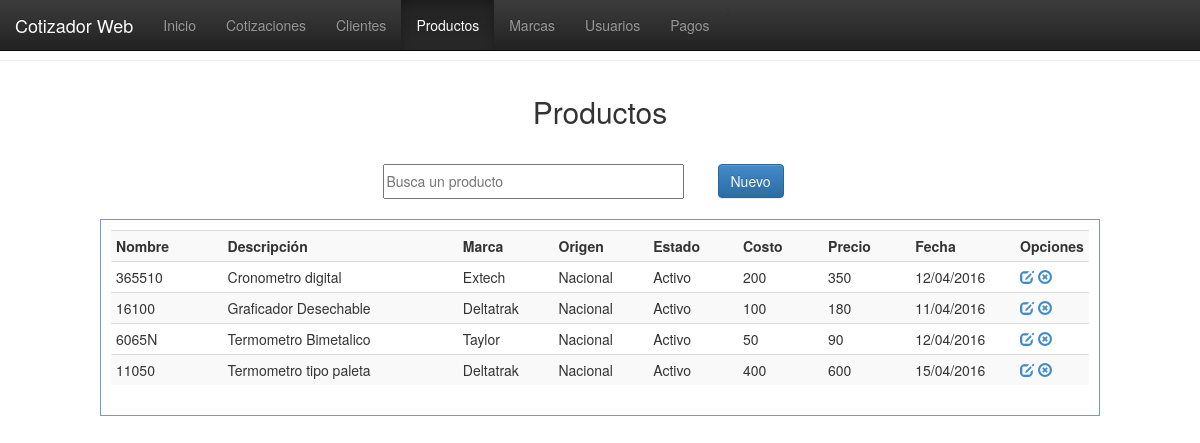
Page /vistas/productos.php on the earlier database version.
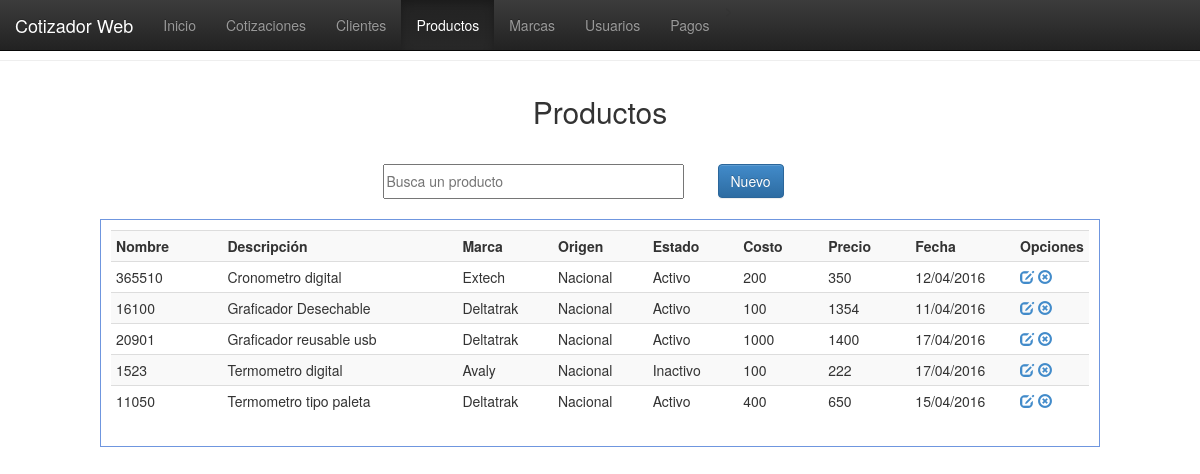
Same page on the later database version.
### tables this page shows
CREATE TABLE `productos` (
  `id_prod` int(11) NOT NULL,
  `nomb_prod` varchar(100) NOT NULL,
  `desc_prod` varchar(100) NOT NULL,
  `mca_prod` varchar(100) NOT NULL,
  `origen_prod` varchar(20) NOT NULL,
  `edo_prod` varchar(15) NOT NULL,
  `nota_prod` varchar(150) NOT NULL,
  `cost_prod` float NOT NULL,
  `util_prod` float NOT NULL,
  `prec_prod` float NOT NULL,
  `prec_rec` float NOT NULL,
  `fecha_prod` date NOT NULL
);

### php/conexion.php (called while the page is built, shortened)
<?php
function fechaNormal($fecha){
		$nfecha = date('d/m/Y',strtotime($fecha));
		return $nfecha;
}
?>

### vistas/productos.php (the view, shortened to what this page needs)
<!DOCTYPE html>
<html>
<head>
<link href="../css/estilo.css" rel="stylesheet">
<link href="../bootstrap/css/bootstrap.css" rel="stylesheet">
<link href="../bootstrap/css/bootstrap.min.css" rel="stylesheet">
<link href="../bootstrap/css/bootstrap-theme.css" rel="stylesheet">
<link href="../bootstrap/css/bootstrap-theme.min.css" rel="stylesheet">
</head>
<body>
  <nav class="navbar navbar-inverse navbar-fixed-top">
    <div class="container-fluid">
      <div class="navbar-header">
        <a class="navbar-brand" href="#">Cotizador Web</a>
      </div>
      <div class="collapse navbar-collapse" id="myNavbar">
        <ul class="nav navbar-nav">
          <li><a href="index.php">Inicio</a></li>>
          <li><a href="cotizaciones.php">Cotizaciones</a></li>
          <li><a href="clientes.php">Clientes</a></li>
          <li  class="active"><a href="productos.php">Productos</a></li>
          <li><a href="marcas.php">Marcas</a></li>
          <li><a href="usuarios.php">Usuarios</a></li>
          <li><a href="pagos.php">Pagos</a></li>
        </ul>
      </div>
    </div>
  </nav>
  <br><br><hr>
    <header>Productos</header>
    <section>
    <table border="0" align="center">
      <tr>
          <td width="335"><input type="text" placeholder="Busca un producto" id="bs-prod"/></td>
            <td width="100"><button id="nuevo-producto" class="btn btn-primary">Nuevo</button></td>
        </tr>
    </table>
    </section>
    <div class="registros" id="agrega-registros-prod">
        <table class="table table-striped table-condensed table-hover">
            <tr>
                <th width="200">Nombre</th>
                <th width="500">Descripción</th>
                <th width="150">Marca</th>
                <th width="150">Origen</th>
                <th width="150">Estado</th>
                <th width="150">Costo</th>
                <th width="150">Precio</th>
                <th width="150">Fecha</th>
                <th width="50">Opciones</th>
            </tr>
        <?php
            include('../php/conexion.php');
            $registro = mysql_query("SELECT * FROM productos ORDER BY desc_prod ASC");
            while($registro2 = mysql_fetch_array($registro)){
                echo '<tr>
                        <td>'.$registro2['nomb_prod'].'</td>
                        <td>'.$registro2['desc_prod'].'</td>
                        <td>'.$registro2['mca_prod'].'</td>
                        <td>'.$registro2['origen_prod'].'</td>
                        <td>'.$registro2['edo_prod'].'</td>
                        <td>'.$registro2['cost_prod'].'</td>
                        <td>'.$registro2['prec_rec'].'</td>
                        <td>'.fechaNormal($registro2['fecha_prod']).'</td>
                        <td>
                            <a href="javascript:editarProducto('.$registro2['id_prod'].');" class="glyphicon glyphicon-edit"></a>
                            <a href="javascript:eliminarProducto('.$registro2['id_prod'].');" class="glyphicon glyphicon-remove-circle"></a>
                        </td>
                    </tr>';
            }
        ?>
        </table>
    </div>
</body>
</html>

### css/estilo.css (style rules this page uses)
body { margin:0px; font-family:"Trebuchet MS", Arial, Helvetica, sans-serif; min-width:1000px; }
header { margin:auto; padding:10px; font-size:30px; width:500px; text-align:center; margin-top:20px; }
section { margin-top:20px; }
section table tr td input { width:90%; height:35px; outline:none; font-size:14px; }
.registros { margin:auto; width:1000px; margin-top:20px; border:1px solid #6F96DF; height:auto; padding:10px; }

Differences in the rows shown:
removed productos: nomb_prod "6065N", desc_prod "Termometro Bimetalico", mca_prod "Taylor", origen_prod "Nacional", edo_prod "Activo", cost_prod "50", prec_rec "90", fecha_prod "12/04/2016"
changed productos "Graficador Desechable": prec_rec "180" → "1354"
added productos: nomb_prod "20901", desc_prod "Graficador reusable usb", mca_prod "Deltatrak", origen_prod "Nacional", edo_prod "Activo", cost_prod "1000", prec_rec "1400", fecha_prod "17/04/2016"
added productos: nomb_prod "1523", desc_prod "Termometro digital", mca_prod "Avaly", origen_prod "Nacional", edo_prod "Inactivo", cost_prod "100", prec_rec "222", fecha_prod "17/04/2016"
changed productos "Termometro tipo paleta": prec_rec "600" → "650"
